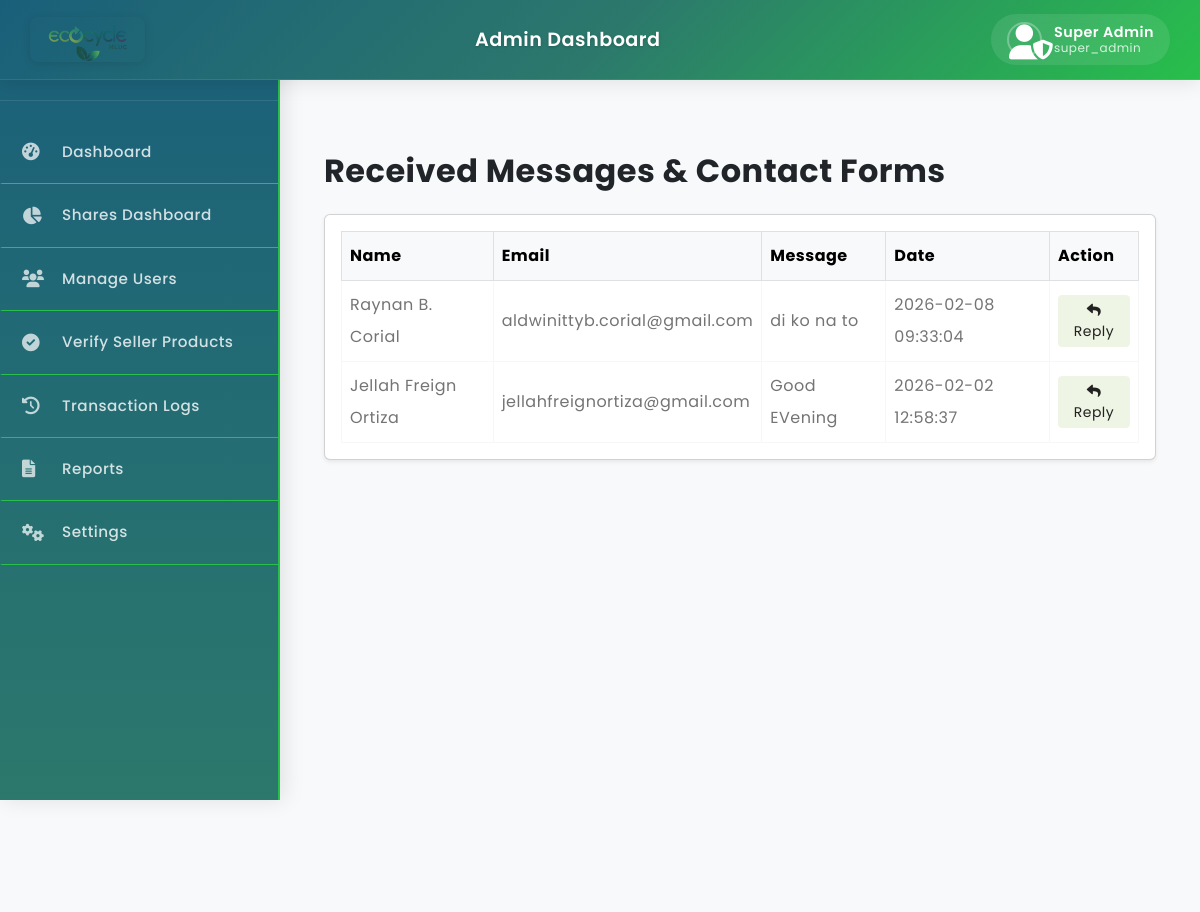
/admin/adminreceivemessages.php (signed in), run on the app's committed database.
### tables this page shows
CREATE TABLE `messages` (
  `message_id` int(11) NOT NULL AUTO_INCREMENT,
  `buyer_id` int(11) NOT NULL,
  `admin_id` int(11) DEFAULT NULL,
  `sender_type` enum('buyer','admin') NOT NULL,
  `message_text` text NOT NULL,
  `feedback_text` text DEFAULT NULL,
  `status` enum('sent','received','replied','archived') DEFAULT 'sent',
  `created_at` timestamp NOT NULL DEFAULT current_timestamp(),
  `updated_at` timestamp NOT NULL DEFAULT current_timestamp() ON UPDATE current_timestamp(),
  PRIMARY KEY (`message_id`),
  KEY `buyer_id` (`buyer_id`),
  KEY `admin_id` (`admin_id`)
);

CREATE TABLE `buyers` (
  `buyer_id` int(11) NOT NULL AUTO_INCREMENT,
  `fullname` varchar(100) NOT NULL,
  `username` varchar(50) NOT NULL,
  `phone_number` varchar(20) NOT NULL,
  `email` varchar(100) NOT NULL,
  `password` varchar(255) NOT NULL,
  `address` text DEFAULT NULL,
  `documents` varchar(255) DEFAULT NULL,
  `status` enum('active','blocked') DEFAULT 'active',
  `created_at` timestamp NOT NULL DEFAULT current_timestamp(),
  `updated_at` timestamp NOT NULL DEFAULT current_timestamp() ON UPDATE current_timestamp(),
  `last_login` datetime DEFAULT NULL,
  `ecocoins_balance` decimal(10,2) NOT NULL DEFAULT 0.00,
  `reset_token` varchar(255) DEFAULT NULL,
  `reset_token_expires` datetime DEFAULT NULL,
  `reset_required` tinyint(1) DEFAULT 0,
  `failed_attempts` int(11) DEFAULT 0,
  `last_failed_attempt` datetime DEFAULT NULL,
  PRIMARY KEY (`buyer_id`),
  UNIQUE KEY `username` (`username`),
  UNIQUE KEY `email` (`email`)
);

### admin/adminreceivemessages.php (the view, shortened to what this page needs)
<?php
include 'adminheader.php';
include 'adminsidebar.php';
require_once __DIR__ . '/../config/database.php';
$stmt = $pdo->query('
    SELECT m1.* FROM messages m1
    INNER JOIN (
        SELECT COALESCE(buyer_id, 0) as buyer_id, MAX(created_at) AS max_created
        FROM messages
        GROUP BY COALESCE(buyer_id, 0)
    ) m2 ON COALESCE(m1.buyer_id, 0) = m2.buyer_id AND m1.created_at = m2.max_created
    ORDER BY m1.created_at DESC
');
$messages = $stmt->fetchAll();
?>
<main class="admin-main-content" style="margin-left:280px; padding:40px 20px 20px 20px; min-height:100vh; background:#f8f9fa;">
    <div class="container-fluid">
        <div class="d-flex justify-content-between align-items-center mb-4">
            <h2 class="fw-bold mb-0">Received Messages & Contact Forms</h2>
        </div>
        <div class="card shadow-sm">
            <div class="card-body">
                <div class="table-responsive">
                    <table class="table table-bordered table-hover align-middle mb-0">
                        <thead class="table-light">
                            <tr>
                                <th>Name</th>
                                <th>Email</th>
                                <th>Message</th>
                                <th>Date</th>
                                <th>Action</th>
                            </tr>
                        </thead>
                        <tbody>
                        <?php if (empty($messages)): ?>
                            <tr><td colspan="5" class="text-center">No messages found.</td></tr>
                        <?php else: ?>
                            <?php foreach ($messages as $msg): ?>
                                <tr>
                                    <td>
                                        <?php
                                        if (empty($msg['buyer_id'])) {
                                            if (preg_match('/Name: (.+?)\n/', $msg['message_text'], $matches)) {
                                                echo htmlspecialchars($matches[1]);
                                            } else {
                                                echo 'Contact Form';
                                            }
                                        } else {
                                            $buyerStmt = $pdo->prepare('SELECT fullname, email FROM buyers WHERE buyer_id = ? LIMIT 1');
                                            $buyerStmt->execute([$msg['buyer_id']]);
                                            $buyer = $buyerStmt->fetch();
                                            echo htmlspecialchars($buyer['fullname'] ?? 'N/A');
                                        }
                                        ?>
                                    </td>
                                    <td>
                                        <?php
                                        if (empty($msg['buyer_id'])) {
                                            if (preg_match('/Email: (.+?)\n/', $msg['message_text'], $matches)) {
                                                echo htmlspecialchars($matches[1]);
                                            } else {
                                                echo 'N/A';
                                            }
                                        } else {
                                            $buyerStmt = $pdo->prepare('SELECT email FROM buyers WHERE buyer_id = ? LIMIT 1');
                                            $buyerStmt->execute([$msg['buyer_id']]);
                                            $buyer = $buyerStmt->fetch();
                                            echo htmlspecialchars($buyer['email'] ?? 'N/A');
                                        }
                                        ?>
                                    </td>
                                    <td>
                                        <?php
                                        $text = htmlspecialchars($msg['message_text']);
                                        if (empty($msg['buyer_id'])) {
                                            echo substr($text, 0, 100) . '...';
                                        } else {
                                            echo $text;
                                        }
                                        ?>
                                    </td>
                                    <td><?php echo htmlspecialchars($msg['created_at']); ?></td>
                                    <td>
                                        <?php if (!empty($msg['buyer_id'])): ?>
                                            <?php
                                            $buyerStmt = $pdo->prepare('SELECT email FROM buyers WHERE buyer_id = ? LIMIT 1');
                                            $buyerStmt->execute([$msg['buyer_id']]);
                                            $buyer = $buyerStmt->fetch();
                                            if (!empty($buyer) && !empty($buyer['email'])):
                                            ?>
                                                <a href="adminchat.php?buyer_id=<?php echo urlencode($msg['buyer_id']); ?>" class="btn btn-success btn-sm"><i class="fas fa-reply"></i> Reply</a>
                                            <?php else: ?>
                                                <span class="text-muted">No Email</span>
                                            <?php endif; ?>
                                        <?php endif; ?>
                                    </td>
                                </tr>
                            <?php endforeach; ?>
                        <?php endif; ?>
                        </tbody>
                    </table>
                </div>
            </div>
        </div>
    </div>
</main>

### style.css (style rules this page uses)
body { font-family: 'Poppins', sans-serif; --heading-font : "Inter", sans-serif; --bs-link-color: #333; --bs-link-hover-color:#333; --bs-link-color-rgb: 40,40,40; --bs-link-hover-color-rgb: 0,0,0; --bs-light-rgb: 248, 248, 248; --bs-font-sans-serif: "Inter", sans-serif; --bs-body-font-family: 'Poppins', sans-serif; --bs-body-font-size: 1rem; --bs-body-font-weight: 400; --bs-body-line-height: 2; --bs-body-color: #747474; --bs-primary: #6BB252; --bs-primary-rgb: 107, 178, 82; --bs-secondary: #364127; --bs-secondary-rgb: 54, 65, 39; --bs-danger: #F95F09; --bs-danger-rgb: 249, 95, 9; --bs-success: #a3be4c; --bs-success-rgb: 163, 190, 76; --bs-primary-bg-subtle: #FFF9EB; --bs-success-bg-subtle: #eef5e5; --bs-border-color: #F7F7F7; }
.btn-success { --bs-btn-color: #222; --bs-btn-bg: #EEF5E4; --bs-btn-border-color: #EEF5E4; --bs-btn-hover-color: #222; --bs-btn-hover-bg: #9de3c2; --bs-btn-hover-border-color: #9de3c2; --bs-btn-focus-shadow-rgb: 60,153,110; --bs-btn-active-color: #222; --bs-btn-active-bg: #9de3c2; --bs-btn-active-border-color: #9de3c2; --bs-btn-active-shadow: inset 0 3px 5px rgba(0, 0, 0, 0.125); --bs-btn-disabled-color: #222; --bs-btn-disabled-bg: #EEF5E4; --bs-btn-disabled-border-color: #EEF5E4; }
body { letter-spacing: 0.03em; }
h1,h2,h3,h4,h5,h6 { font-family: 'Poppins', sans-serif; color: var(--bs-dark); font-weight: 700; }
.container, .container-fluid, .container-lg, .container-md, .container-sm, .container-xl, .container-xxl { --bs-gutter-x: 3rem; }

### admin/adminheader.php (style rules this page uses)
body { padding-top: 80px; font-family: 'Poppins', sans-serif; background-color: #f8f9fa; }

### data on the page
messages: buyer.fullname "Raynan B. Corial", buyer.email "aldwinittyb.corial@gmail.com", message_text "di ko na to", created_at "2026-02-08 09:33:04"
messages: buyer.fullname "Jellah Freign Ortiza", buyer.email "jellahfreignortiza@gmail.com", message_text "Good EVening", created_at "2026-02-02 12:58:37"

### other printed values
$_SESSION['fullname'] "Super Admin"
$_SESSION['role'] "super_admin"
